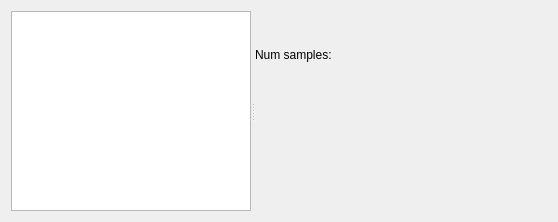
<?xml version="1.0" encoding="UTF-8"?>
<ui version="4.0">
 <class>CGradientDialog</class>
 <widget class="QDialog" name="CGradientDialog">
  <property name="geometry">
   <rect>
    <x>0</x>
    <y>0</y>
    <width>558</width>
    <height>222</height>
   </rect>
  </property>
  <property name="windowTitle">
   <string>Dialog</string>
  </property>
  <layout class="QGridLayout" name="gridLayout_2">
   <item row="0" column="0">
    <widget class="QSplitter" name="splitter">
     <property name="orientation">
      <enum>Qt::Horizontal</enum>
     </property>
     <widget class="QListWidget" name="listWidget"/>
     <widget class="QWidget" name="">
      <layout class="QGridLayout" name="gridLayout">
       <item row="0" column="0" colspan="2">
        <layout class="QHBoxLayout" name="horizontalLayout">
         <item>
          <widget class="QToolButton" name="addButton">
           <property name="text">
            <string/>
           </property>
           <property name="icon">
            <iconset resource="object_viewer.qrc">
             <normaloff>:/icons/ic_nel_add_item.png</normaloff>:/icons/ic_nel_add_item.png</iconset>
           </property>
           <property name="iconSize">
            <size>
             <width>24</width>
             <height>24</height>
            </size>
           </property>
           <property name="autoRaise">
            <bool>true</bool>
           </property>
          </widget>
         </item>
         <item>
          <widget class="QToolButton" name="insButton">
           <property name="text">
            <string/>
           </property>
           <property name="icon">
            <iconset resource="object_viewer.qrc">
             <normaloff>:/icons/ic_nel_insert_item.png</normaloff>:/icons/ic_nel_insert_item.png</iconset>
           </property>
           <property name="iconSize">
            <size>
             <width>24</width>
             <height>24</height>
            </size>
           </property>
           <property name="autoRaise">
            <bool>true</bool>
           </property>
          </widget>
         </item>
         <item>
          <widget class="QToolButton" name="delButton">
           <property name="text">
            <string/>
           </property>
           <property name="icon">
            <iconset resource="object_viewer.qrc">
             <normaloff>:/icons/ic_nel_delete_item.png</normaloff>:/icons/ic_nel_delete_item.png</iconset>
           </property>
           <property name="iconSize">
            <size>
             <width>24</width>
             <height>24</height>
            </size>
           </property>
           <property name="autoRaise">
            <bool>true</bool>
           </property>
          </widget>
         </item>
         <item>
          <widget class="QToolButton" name="upButton">
           <property name="text">
            <string/>
           </property>
           <property name="icon">
            <iconset resource="object_viewer.qrc">
             <normaloff>:/icons/ic_nel_up_item.png</normaloff>:/icons/ic_nel_up_item.png</iconset>
           </property>
           <property name="iconSize">
            <size>
             <width>24</width>
             <height>24</height>
            </size>
           </property>
           <property name="autoRaise">
            <bool>true</bool>
           </property>
          </widget>
         </item>
         <item>
          <widget class="QToolButton" name="downButton">
           <property name="text">
            <string/>
           </property>
           <property name="icon">
            <iconset resource="object_viewer.qrc">
             <normaloff>:/icons/ic_nel_down_item.png</normaloff>:/icons/ic_nel_down_item.png</iconset>
           </property>
           <property name="iconSize">
            <size>
             <width>24</width>
             <height>24</height>
            </size>
           </property>
           <property name="autoRaise">
            <bool>true</bool>
           </property>
          </widget>
         </item>
         <item>
          <spacer name="horizontalSpacer">
           <property name="orientation">
            <enum>Qt::Horizontal</enum>
           </property>
           <property name="sizeHint" stdset="0">
            <size>
             <width>128</width>
             <height>20</height>
            </size>
           </property>
          </spacer>
         </item>
        </layout>
       </item>
       <item row="1" column="0">
        <widget class="QLabel" name="label">
         <property name="text">
          <string>Num samples:</string>
         </property>
        </widget>
       </item>
       <item row="2" column="0" colspan="2">
        <widget class="NLQT::CEditRangeUIntWidget" name="nbStepWidget" native="true"/>
       </item>
       <item row="3" column="1">
        <spacer name="verticalSpacer">
         <property name="orientation">
          <enum>Qt::Vertical</enum>
         </property>
         <property name="sizeHint" stdset="0">
          <size>
           <width>20</width>
           <height>13</height>
          </size>
         </property>
        </spacer>
       </item>
      </layout>
     </widget>
    </widget>
   </item>
  </layout>
 </widget>
 <customwidgets>
  <customwidget>
   <class>NLQT::CEditRangeUIntWidget</class>
   <extends>QWidget</extends>
   <header>edit_range_widget.h</header>
   <container>1</container>
  </customwidget>
 </customwidgets>
 <resources>
  <include location="object_viewer.qrc"/>
 </resources>
 <connections/>
</ui>
